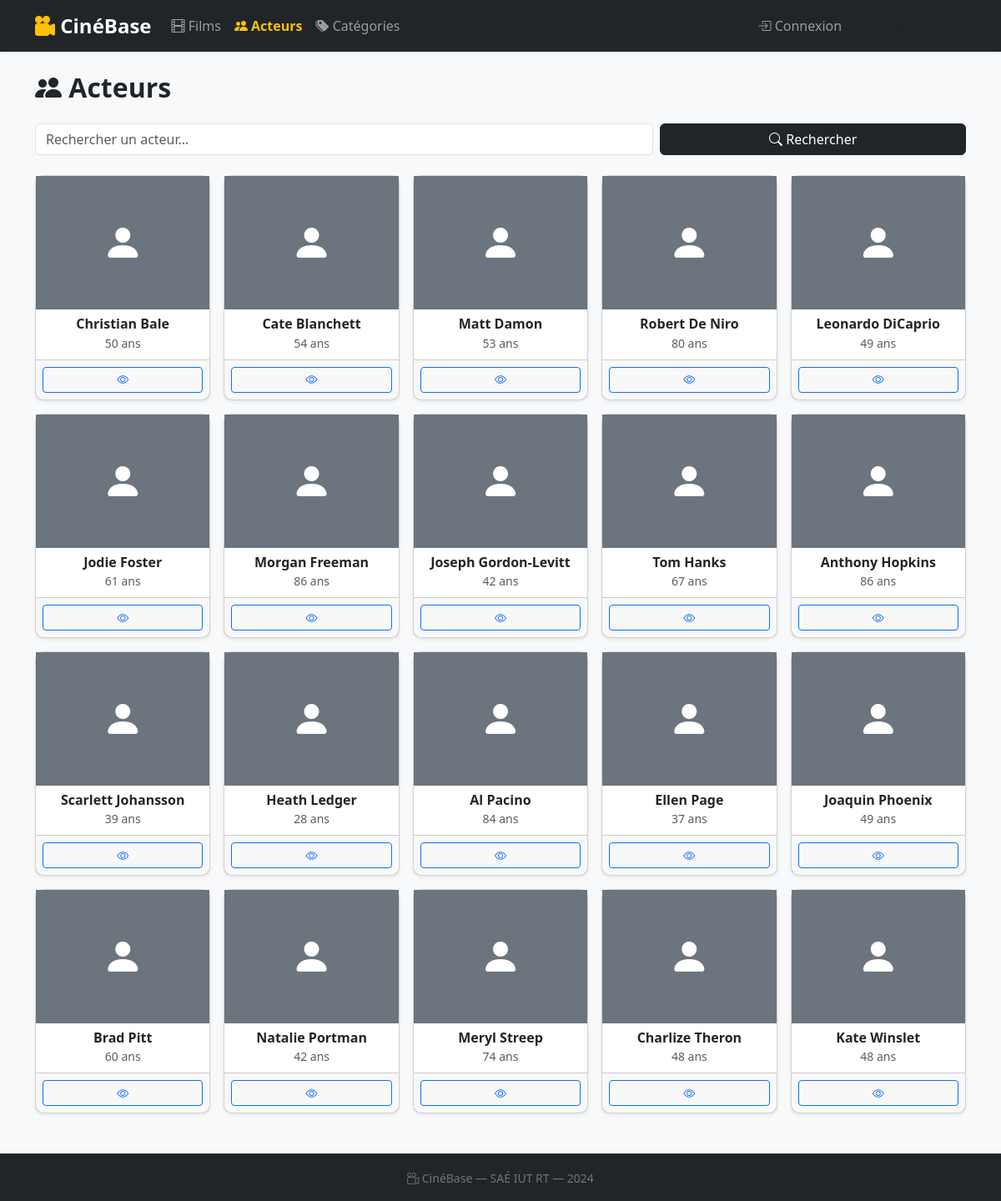
Page /acteurs/ on the committed database.
### films/models.py (models this page shows)
class Acteur(models.Model):
    nom = models.CharField(max_length=100, verbose_name='Nom')
    prenom = models.CharField(max_length=100, verbose_name='Prénom')
    age = models.IntegerField(null=True, blank=True, verbose_name='Âge')
    photo = models.ImageField(upload_to='acteurs/', null=True, blank=True, verbose_name='Photo')
    class Meta:
        verbose_name = 'Acteur'
        verbose_name_plural = 'Acteurs'
        ordering = ['nom', 'prenom']
    def __str__(self):
        return f"{self.prenom} {self.nom}"

### films/views.py (the view)
# urls.py: path('acteurs/', views.acteur_list, name='acteur_list'),
def acteur_list(request):
    q = request.GET.get('q', '').strip()
    acteurs = Acteur.objects.all()
    if q:
        acteurs = acteurs.filter(Q(nom__icontains=q) | Q(prenom__icontains=q))
    return render(request, 'films/acteurs/list.html', {'acteurs': acteurs, 'q': q})

### films/templates/films/acteurs/list.html (shortened to what this page needs)
{% extends 'films/base.html' %}
{% block content %}
<div class="d-flex justify-content-between align-items-center mb-4">
  <h2 class="fw-bold mb-0"><i class="bi bi-people-fill"></i> Acteurs</h2>
</div>
<form method="get" class="row g-2 mb-4">
  <div class="col-md-8">
    <input type="text" name="q" class="form-control" placeholder="Rechercher un acteur..." value="{{ q }}">
  </div>
  <div class="col-md-4">
    <button type="submit" class="btn btn-dark w-100"><i class="bi bi-search"></i> Rechercher</button>
  </div>
</form>
<div class="row row-cols-2 row-cols-md-5 g-3">
  {% for acteur in acteurs %}
  <div class="col text-center">
    <div class="card h-100 shadow-sm">
      {% if acteur.photo %}
      <img src="{{ acteur.photo.url }}" class="card-img-top" style="height:160px;object-fit:cover;" alt="{{ acteur }}">
      {% else %}
      <div class="d-flex align-items-center justify-content-center bg-secondary text-white" style="height:160px;">
        <i class="bi bi-person-fill" style="font-size:3rem;"></i>
      </div>
      {% endif %}
      <div class="card-body p-2">
        <h6 class="fw-bold mb-0">{{ acteur }}</h6>
        {% if acteur.age %}<small class="text-muted">{{ acteur.age }} ans</small>{% endif %}
      </div>
      <div class="card-footer p-2 d-flex gap-1">
        <a href="{% url 'acteur_detail' acteur.pk %}" class="btn btn-sm btn-outline-primary flex-grow-1">
          <i class="bi bi-eye"></i>
        </a>
      </div>
    </div>
  </div>
  {% empty %}
  <div class="col-12">
    <div class="alert alert-info">Aucun acteur trouvé.</div>
  </div>
  {% endfor %}
</div>
{% endblock %}

### static/films/css/style.css (style rules this page uses)
body { background-color: #f8f9fa; font-family: 'Segoe UI', system-ui, sans-serif; }
.card { border-radius: 10px; }

### rows in the picture
Acteur: prenom+nom "Christian Bale", age "50"
Acteur: prenom+nom "Cate Blanchett", age "54"
Acteur: prenom+nom "Matt Damon", age "53"
Acteur: prenom+nom "Robert De Niro", age "80"
Acteur: prenom+nom "Leonardo DiCaprio", age "49"
Acteur: prenom+nom "Jodie Foster", age "61"
Acteur: prenom+nom "Morgan Freeman", age "86"
Acteur: prenom+nom "Joseph Gordon-Levitt", age "42"
Acteur: prenom+nom "Tom Hanks", age "67"
Acteur: prenom+nom "Anthony Hopkins", age "86"
Acteur: prenom+nom "Scarlett Johansson", age "39"
Acteur: prenom+nom "Heath Ledger", age "28"
Acteur: prenom+nom "Al Pacino", age "84"
Acteur: prenom+nom "Ellen Page", age "37"
Acteur: prenom+nom "Joaquin Phoenix", age "49"
Acteur: prenom+nom "Brad Pitt", age "60"
Acteur: prenom+nom "Natalie Portman", age "42"
Acteur: prenom+nom "Meryl Streep", age "74"
Acteur: prenom+nom "Charlize Theron", age "48"
Acteur: prenom+nom "Kate Winslet", age "48"
